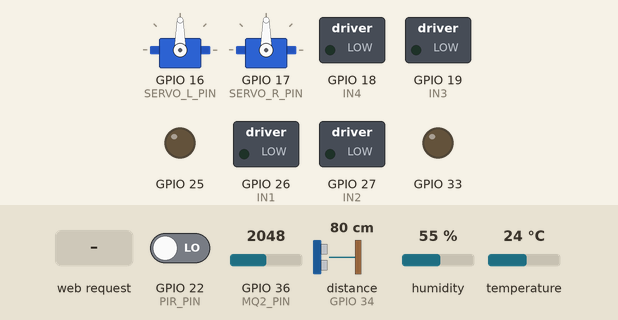
This sketch was run on a simulated ESP32. Shown: 2 × servo, switched loads named in the sketch (green lamp = pin HIGH), output pins drawn as LEDs (lit = HIGH). Wiring (inferred from the names in the program): ultrasonic range finder: trigger GPIO 23; echo GPIO 34. Inputs (shaded band) come from the test bench; at power-on: GPIO 22 (PIR_PIN) LOW, GPIO 36 (MQ2_PIN) = 2048, distance to the obstacle (sensor on GPIO 34) 80 cm, humidity 55 %, temperature 24 °C (analog values on the 0–4095 scale). The echo pulse lasts 58.3 µs per cm; pins used as bus, display or sensor lines are not drawn; what the sketch prints to the serial monitor is not drawn.

Above: at 1.2 s.
1.3 s: HTTP request GET /cmd?d=L received
At 1.4 s:
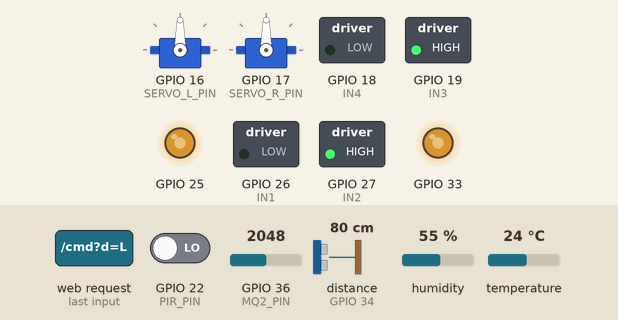
3.0 s: HTTP request GET /cmd?d=BOTH received
At 3.4 s:
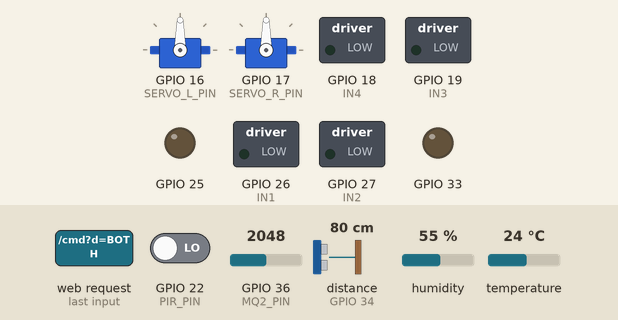
Timing chart, 0 to 6.0 s (numbered marks = the images above; inputs shaded):
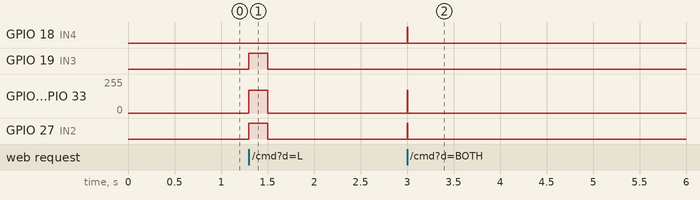

Measured:
- after the input at 1.3 s, GPIO 19 (IN3), GPIO 27 (IN2): LOW → HIGH at once, → LOW 0.21 s later; GPIO 25, GPIO 33: 0/255 → 169/255 at once, → 0/255 0.21 s later
- after the input at 3.0 s, GPIO 18 (IN4), GPIO 27 (IN2): LOW → HIGH at once, → LOW 0.01 s later; GPIO 25, GPIO 33: 0/255 → 169/255 at once, → 0/255 0.01 s later

The sketch:

main_esp32.ino
```cpp
/*
 * STRUCTURE X — Main controller firmware (ESP32 DevKit V1)
 * Arduino-ESP32 core 3.x (2.x also supported via the macro below)
 * Libraries: "ESP32Servo" (Kevin Harrington), "DHT sensor library" (Adafruit) + "Adafruit Unified Sensor"
 *
 * Creates Wi-Fi AP  SSID: STRUCTURE_X   PASS: structure123   IP: 192.168.4.1
 * HTTP API (all GET, CORS enabled):
 *   /cmd?d=F|B|L|R|S        drive (needs repeating every <900 ms or motors stop — WATCHDOG)
 *   /speed?v=100..255       PWM speed
 *   /servo?s=L|R|BOTH&a=0..180
 *   /data                   JSON telemetry
 * Pin map: see docs/HARDWARE_CONNECTIONS.md
 */
#include <WiFi.h>
#include <WebServer.h>
#include <ESP32Servo.h>
#include <DHT.h>

// ---------------- configuration ----------------
const char* AP_SSID = "STRUCTURE_X";
const char* AP_PASS = "structure123";          // >= 8 characters. CHANGE for real deployments.
IPAddress AP_IP(192, 168, 4, 1), AP_GW(192, 168, 4, 1), AP_MASK(255, 255, 255, 0);

const uint32_t DRIVE_WATCHDOG_MS = 900;        // stop motors if no drive command within this time
const uint32_t GAS_WARMUP_MS     = 20000;      // MQ-2 needs warm-up; readings flagged until then (use 24h+ burn-in for real calibration)
const int SERVO_MIN_DEG = 0, SERVO_MAX_DEG = 180; // hard limits only; the app enforces calibrated limits
const int SPEED_MIN = 0, SPEED_MAX = 255;

// ---------------- pins (ESP32 DevKit V1) ----------------
// L298N — left track
const int ENA = 25, IN1 = 26, IN2 = 27;
// L298N — right track
const int ENB = 33, IN3 = 19, IN4 = 18;
// Flipper servos
const int SERVO_L_PIN = 16, SERVO_R_PIN = 17;
// HC-SR04  (ECHO is 5 V -> MUST use a divider/level shifter to 3.3 V)
const int TRIG_PIN = 23, ECHO_PIN = 34;
// MQ-2 analog out (ADC1 only; AO can reach 5 V -> use divider)
const int MQ2_PIN = 36;
// DHT22
const int DHT_PIN = 4;
// PIR
const int PIR_PIN = 22;

// ---------------- state ----------------
WebServer server(80);
DHT dht(DHT_PIN, DHT22);
Servo servoL, servoR;

char moveState = 'S';
int speedPwm = 170;
int angL = 90, angR = 90;
uint32_t lastDriveMs = 0;
uint32_t bootMs = 0;

float distanceCm = NAN, tempC = NAN, hum = NAN;
int gasRaw = -1;
bool motion = false;
uint32_t tUltra = 0, tGas = 0, tDht = 0;

#if ESP_ARDUINO_VERSION_MAJOR >= 3
  #define PWM_ATTACH(pin, ch) ledcAttach(pin, 1000, 8)
  #define PWM_WRITE(pin, ch, v) ledcWrite(pin, v)
#else
  #define PWM_ATTACH(pin, ch) do { ledcSetup(ch, 1000, 8); ledcAttachPin(pin, ch); } while (0)
  #define PWM_WRITE(pin, ch, v) ledcWrite(ch, v)
#endif

// ---------------- helpers ----------------
void cors() {
  server.sendHeader("Access-Control-Allow-Origin", "*");
  server.sendHeader("Access-Control-Allow-Methods", "GET, OPTIONS");
  server.sendHeader("Access-Control-Allow-Private-Network", "true");
  server.sendHeader("Cache-Control", "no-store");
}
void reply(int code, const String& body, const char* type = "application/json") { cors(); server.send(code, type, body); }

void setMotors(int l, int r) {           // -255..255 each
  digitalWrite(IN1, l > 0); digitalWrite(IN2, l < 0);
  digitalWrite(IN3, r > 0); digitalWrite(IN4, r < 0);
  PWM_WRITE(ENA, 0, abs(l));
  PWM_WRITE(ENB, 1, abs(r));
}
void drive(char d) {
  moveState = d;
  int s = speedPwm;
  switch (d) {
    case 'F': setMotors(s, s); break;
    case 'B': setMotors(-s, -s); break;
    case 'L': setMotors(-s, s); break;    // pivot left
    case 'R': setMotors(s, -s); break;    // pivot right
    default:  setMotors(0, 0); moveState = 'S'; break;
  }
}

// ---------------- sensors (non-blocking cadence; /data serves cached values) ----------------
float readUltrasonic() {
  digitalWrite(TRIG_PIN, LOW); delayMicroseconds(3);
  digitalWrite(TRIG_PIN, HIGH); delayMicroseconds(10);
  digitalWrite(TRIG_PIN, LOW);
  unsigned long us = pulseIn(ECHO_PIN, HIGH, 25000);  // 25 ms timeout ≈ 4.3 m
  if (us == 0) return NAN;                             // no echo => INVALID (never reported as 0)
  float cm = us * 0.0343f / 2.0f;
  return (cm < 2.0f || cm > 400.0f) ? NAN : cm;
}
void sampleSensors() {
  uint32_t now = millis();
  if (now - tUltra >= 120) { tUltra = now; distanceCm = readUltrasonic(); }
  if (now - tGas >= 250)   { tGas = now; gasRaw = analogRead(MQ2_PIN); }
  if (now - tDht >= 2200)  { tDht = now; tempC = dht.readTemperature(); hum = dht.readHumidity(); }
  motion = digitalRead(PIR_PIN) == HIGH;
}
String num(float v, int d = 1) { return isnan(v) ? "null" : String(v, d); }

// ---------------- handlers ----------------
void hCmd() {
  if (!server.hasArg("d") || server.arg("d").length() < 1) return reply(400, "{\"ok\":false,\"error\":\"missing d\"}");
  char d = toupper(server.arg("d")[0]);
  if (d != 'F' && d != 'B' && d != 'L' && d != 'R' && d != 'S') return reply(400, "{\"ok\":false,\"error\":\"bad direction\"}");
  drive(d);
  lastDriveMs = millis();
  reply(200, String("{\"ok\":true,\"dir\":\"") + moveState + "\"}");
}
void hSpeed() {
  if (!server.hasArg("v")) return reply(400, "{\"ok\":false,\"error\":\"missing v\"}");
  speedPwm = constrain(server.arg("v").toInt(), SPEED_MIN, SPEED_MAX);
  if (moveState != 'S') drive(moveState);
  reply(200, String("{\"ok\":true,\"speed\":") + speedPwm + "}");
}
void hServo() {
  if (!server.hasArg("s") || !server.hasArg("a")) return reply(400, "{\"ok\":false,\"error\":\"missing s or a\"}");
  String s = server.arg("s"); s.toUpperCase();
  if (s != "L" && s != "R" && s != "BOTH") return reply(400, "{\"ok\":false,\"error\":\"s must be L, R or BOTH\"}");
  int a = constrain(server.arg("a").toInt(), SERVO_MIN_DEG, SERVO_MAX_DEG);
  if (s == "L" || s == "BOTH") { angL = a; servoL.write(a); }
  if (s == "R" || s == "BOTH") { angR = a; servoR.write(a); }
  reply(200, String("{\"ok\":true,\"servoL\":") + angL + ",\"servoR\":" + angR + "}");
}
void hData() {
  uint32_t up = (millis() - bootMs) / 1000;
  long warm = (long)GAS_WARMUP_MS - (long)(millis() - bootMs);
  const char* risk = "SAFE";                       // coarse on-device hint only; the app does the real assessment
  if (gasRaw > 1200 || (!isnan(tempC) && tempC > 55)) risk = "DANGER";
  else if (gasRaw > 800 || (!isnan(tempC) && tempC > 40)) risk = "CAUTION";
  String j = "{";
  j += "\"distance\":" + num(distanceCm) + ",";
  j += "\"temperature\":" + num(tempC) + ",";
  j += "\"humidity\":" + num(hum) + ",";
  j += "\"gas\":" + (gasRaw < 0 ? String("null") : String(gasRaw)) + ",";
  j += "\"gasWarmup\":" + String(warm > 0 ? warm / 1000 : 0) + ",";
  j += "\"motion\":" + String(motion ? 1 : 0) + ",";
  j += "\"movement\":\"" + String(moveState) + "\",";
  j += "\"risk\":\"" + String(risk) + "\",";
  j += "\"speed\":" + String(speedPwm) + ",";
  j += "\"servoL\":" + String(angL) + ",\"servoR\":" + String(angR) + ",";
  j += "\"uptime\":" + String(up) + "}";
  reply(200, j);
}
void hOptions() { cors(); server.send(204); }

void setup() {
  Serial.begin(115200);
  bootMs = millis();
  pinMode(IN1, OUTPUT); pinMode(IN2, OUTPUT); pinMode(IN3, OUTPUT); pinMode(IN4, OUTPUT);
  PWM_ATTACH(ENA, 0); PWM_ATTACH(ENB, 1);
  setMotors(0, 0);                                  // motors OFF first, always
  pinMode(TRIG_PIN, OUTPUT); pinMode(ECHO_PIN, INPUT); pinMode(PIR_PIN, INPUT);
  analogReadResolution(12);
  dht.begin();
  ESP32PWM::allocateTimer(2); ESP32PWM::allocateTimer(3);
  servoL.setPeriodHertz(50); servoR.setPeriodHertz(50);
  servoL.attach(SERVO_L_PIN, 500, 2400); servoR.attach(SERVO_R_PIN, 500, 2400);
  servoL.write(angL); servoR.write(angR);

  WiFi.mode(WIFI_AP);
  WiFi.softAPConfig(AP_IP, AP_GW, AP_MASK);
  WiFi.softAP(AP_SSID, AP_PASS, 6, 0, 4);
  Serial.printf("AP %s up at %s\n", AP_SSID, WiFi.softAPIP().toString().c_str());

  server.on("/cmd", HTTP_GET, hCmd);
  server.on("/speed", HTTP_GET, hSpeed);
  server.on("/servo", HTTP_GET, hServo);
  server.on("/data", HTTP_GET, hData);
  server.onNotFound([]() { if (server.method() == HTTP_OPTIONS) hOptions(); else reply(404, "{\"ok\":false,\"error\":\"not found\"}"); });
  server.begin();
}

void loop() {
  server.handleClient();
  sampleSensors();
  // SAFETY WATCHDOG: no drive command recently => stop. Independent of the website/backend.
  if (moveState != 'S' && millis() - lastDriveMs > DRIVE_WATCHDOG_MS) { drive('S'); Serial.println("watchdog stop"); }
  // SAFETY: Wi-Fi client count 0 while moving => stop (operator device gone).
  static uint32_t tChk = 0;
  if (millis() - tChk > 500) { tChk = millis(); if (moveState != 'S' && WiFi.softAPgetStationNum() == 0) drive('S'); }
}
```
